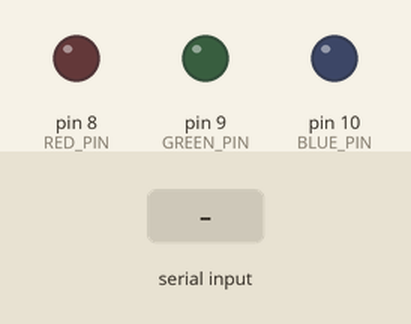
Bench run of a sketch on a simulated Arduino Uno, built with avr-gcc and run on an emulated ATmega328P. On the bench: output pins drawn as LEDs (lit = HIGH). Inputs (shaded band) come from the test bench.

Above: at 1.2 s.
1.3 s: "RED_ON\n" received over Serial
At 2.0 s:
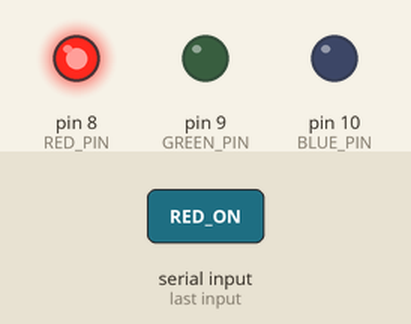
2.8 s: "GREEN_ON\n" received over Serial
At 3.2 s:
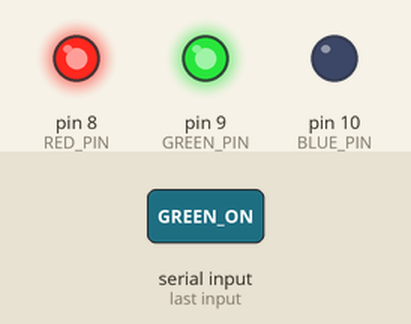
4.3 s: "RED_OFF\n" received over Serial
At 5.5 s:
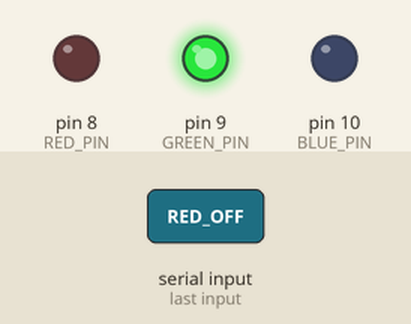
5.8 s: "BLUE_ON\n" received over Serial
At 6.6 s:
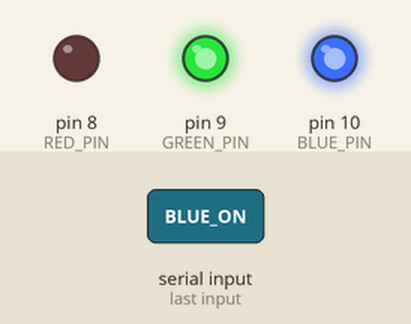
7.3 s: "GREEN_OFF\n" received over Serial
At 7.8 s:
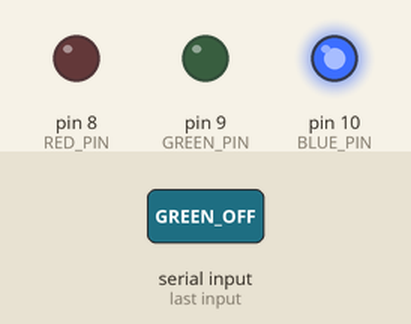
8.8 s: "ALL_ON\n" received over Serial
At 10.1 s:
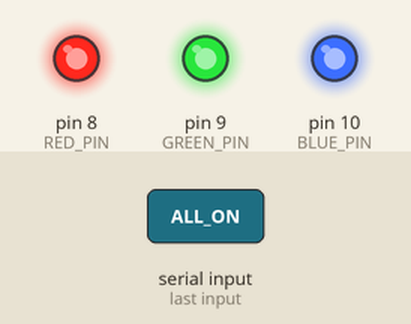
Timing chart, 0 to 11.3 s (numbered marks = the images above; inputs shaded):
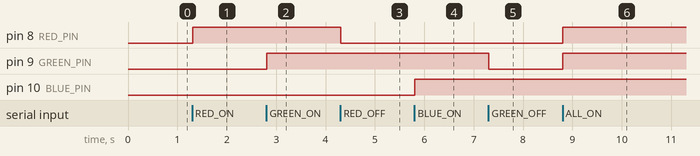

The sketch:

voice_lights.ino
```cpp
// Wire LEDs through suitable current-limiting resistors to pins 8, 9, and 10.
// Receives newline-terminated commands such as RED_ON or ALL_OFF over serial.
const byte RED_PIN = 8;
const byte GREEN_PIN = 9;
const byte BLUE_PIN = 10;
String inputLine;

void setup() {
  Serial.begin(9600);
  pinMode(RED_PIN, OUTPUT);
  pinMode(GREEN_PIN, OUTPUT);
  pinMode(BLUE_PIN, OUTPUT);
}

void loop() {
  while (Serial.available() > 0) {
    char c = Serial.read();
    if (c == '\n' || c == '\r') {
      inputLine.trim();
      handleCommand(inputLine);
      inputLine = "";
    } else {
      inputLine += c;
      if (inputLine.length() > 20) inputLine = "";  // Discard noise.
    }
  }
}

void handleCommand(String command) {
  if (command == "RED_ON") digitalWrite(RED_PIN, HIGH);
  else if (command == "RED_OFF") digitalWrite(RED_PIN, LOW);
  else if (command == "GREEN_ON") digitalWrite(GREEN_PIN, HIGH);
  else if (command == "GREEN_OFF") digitalWrite(GREEN_PIN, LOW);
  else if (command == "BLUE_ON") digitalWrite(BLUE_PIN, HIGH);
  else if (command == "BLUE_OFF") digitalWrite(BLUE_PIN, LOW);
  else if (command == "ALL_ON") {
    digitalWrite(RED_PIN, HIGH);
    digitalWrite(GREEN_PIN, HIGH);
    digitalWrite(BLUE_PIN, HIGH);
  } else if (command == "ALL_OFF") {
    digitalWrite(RED_PIN, LOW);
    digitalWrite(GREEN_PIN, LOW);
    digitalWrite(BLUE_PIN, LOW);
  }
}
```

Measured:
- after the input at 1.3 s, pin 8 (RED_PIN): LOW → HIGH at once
- after the input at 2.8 s, pin 9 (GREEN_PIN): LOW → HIGH at once
- after the input at 4.3 s, pin 8 (RED_PIN): HIGH → LOW at once
- after the input at 5.8 s, pin 10 (BLUE_PIN): LOW → HIGH at once
- after the input at 7.3 s, pin 9 (GREEN_PIN): HIGH → LOW at once
- after the input at 8.8 s, pin 8 (RED_PIN), pin 9 (GREEN_PIN): LOW → HIGH at once
